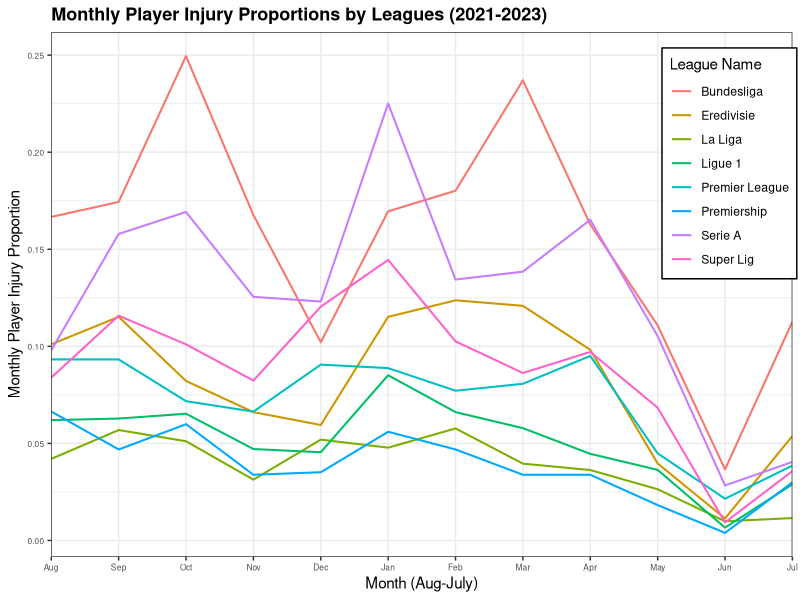

Generate this figure with R:
library(tidyverse)

data <- read_csv('./derived_data/clean_data.csv')

monthly_injury_rate <- data %>% group_by(league_name, month) %>% tally()

total_players <- data.frame(
  league_name = c("Bundesliga", "Eredivisie", "La Liga", "Ligue 1", 
                  "Premier League", "Premiership", "Serie A", "Super Lig"),
  total_players = c(1038, 1059, 1213, 1210, 1115, 768, 1235, 1287))


monthly_injury_rate <- monthly_injury_rate %>%
  left_join(total_players, by = "league_name")

monthly_injury_rate <- monthly_injury_rate %>%
  mutate(monthly_injury_rate = n / total_players)

plt2 <- ggplot(monthly_injury_rate, aes(x=month, y=monthly_injury_rate, colour = league_name, group = league_name)) + geom_line(linewidth = 0.7) + 
  labs(
    x = "Month (Aug-July)",
    y = "Monthly Player Injury Proportion", 
    colour = "League Name") +
  scale_x_discrete(limits = c("Aug", "Sep", "Oct", "Nov", "Dec", "Jan", "Feb", "Mar", "Apr", "May", "Jun", "Jul"), expand = c(0,0)) + 
  theme_bw() + 
  theme(
    axis.text.x = element_text(size = 6),
    axis.text.y = element_text(size = 6), 
    plot.title = element_text(size = 13, face = "bold"), 
    legend.position = c(0.915, 0.75),
    legend.background = element_rect(fill = "white", color = "black")) + 
  ggtitle("Monthly Player Injury Proportions by Leagues (2021-2023)") 

ggsave("./figures/monthly_injury_rate.png", plot = plt2, 
       width = 13, 
       height = 6)
